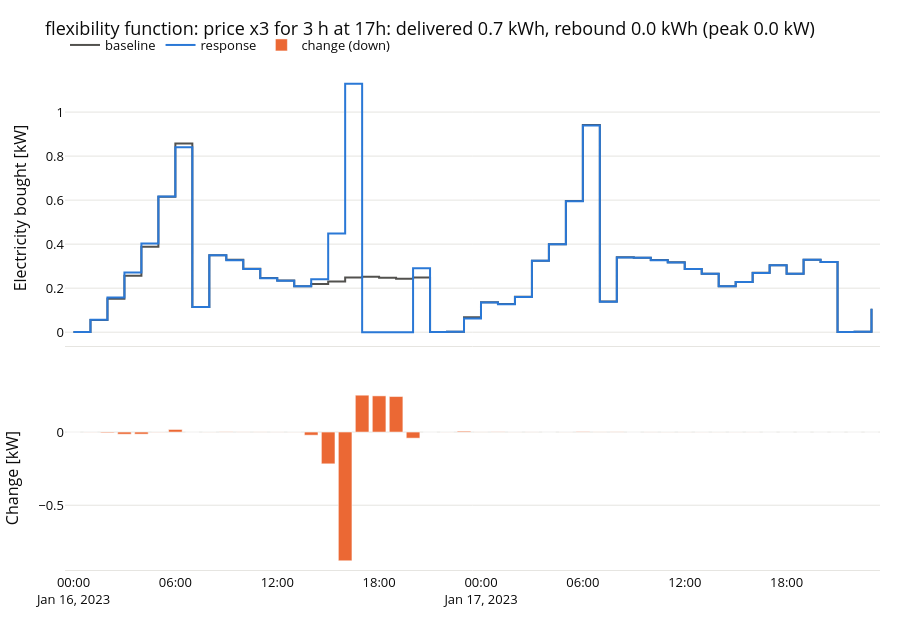

The cell this chart's notebook holds for it:
### Markdown cell above
The **flexibility function** of Junker et al. characterises the response to a penalty (price) step rather than
to a power request: here the price is multiplied by three for three hours from 17h, and the change of the
electricity bought reads like an activation.

### Code cell
response = study.activation("price step")
display(pd.Series(response.metrics).round(2).to_frame("price x3 for 3 h at 17h"))
display(plot_activation(response, "flexibility function: price x3 for 3 h at 17h"))
